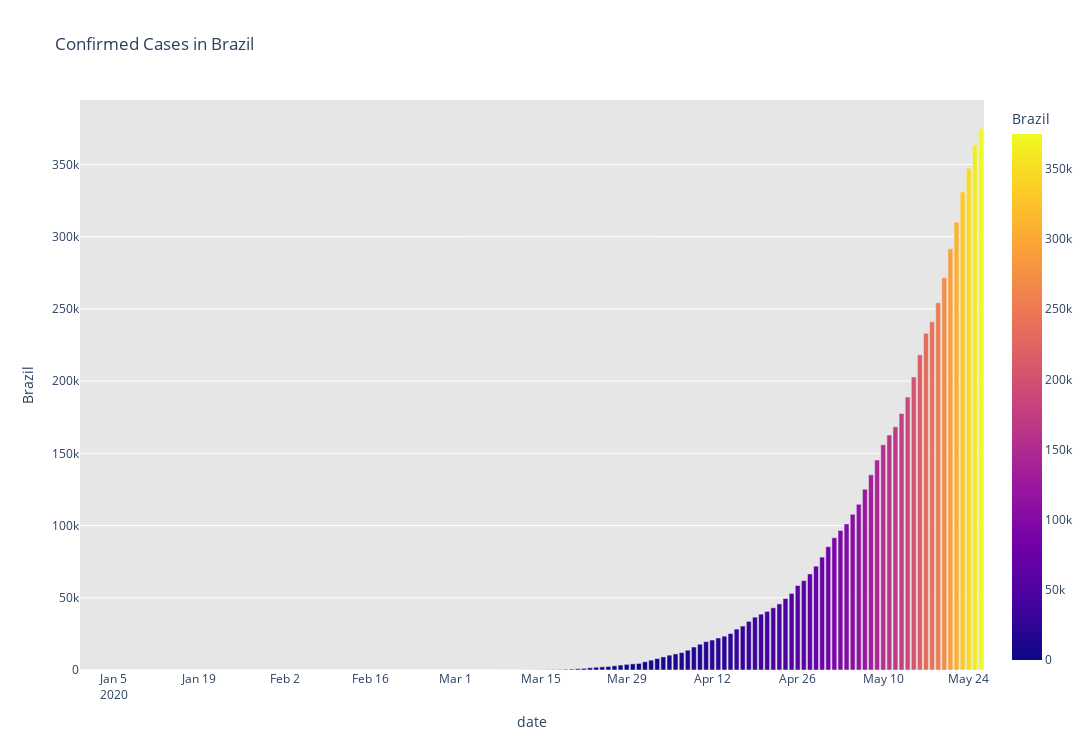

The code cell stored with this chart in its notebook:
### Code cell
# Cumulation cases in Brazil
fig = px.bar(dbd_World, x="date", y="Brazil", color='Brazil', orientation='v', height=750, width= 1500, title='Confirmed Cases in Brazil', color_discrete_sequence = px.colors.cyclical.IceFire)

fig.update_layout(plot_bgcolor='rgb(230, 230, 230)')
fig.show()

### Figure 1 — Plotly figure (JSON) as saved in the notebook; plotly's stock layout.template omitted (floating-point values rounded to 4 significant figures; data arrays with more than 128 entries replaced by an {"elided": "..."} marker saying what was removed)
{"data": [{"alignmentgroup": "True", "hovertemplate": "date=%{x}<br>Brazil=%{marker.color}<extra></extra>", "legendgroup": "", "marker": {"color": {"elided": "148 int values"}, "coloraxis": "coloraxis"}, "name": "", "offsetgroup": "", "orientation": "v", "showlegend": false, "textposition": "auto", "type": "bar", "x": {"elided": "148 str values"}, "xaxis": "x", "y": {"elided": "148 int values"}, "yaxis": "y"}], "layout": {"barmode": "relative", "coloraxis": {"colorbar": {"title": {"text": "Brazil"}}, "colorscale": [[0, "#0d0887"], [0.1111, "#46039f"], [0.2222, "#7201a8"], [0.3333, "#9c179e"], [0.4444, "#bd3786"], [0.5556, "#d8576b"], [0.6667, "#ed7953"], [0.7778, "#fb9f3a"], [0.8889, "#fdca26"], [1, "#f0f921"]]}, "height": 750, "legend": {"tracegroupgap": 0}, "plot_bgcolor": "rgb(230, 230, 230)", "title": {"text": "Confirmed Cases in Brazil"}, "width": 1500, "xaxis": {"anchor": "y", "domain": [0, 1], "title": {"text": "date"}}, "yaxis": {"anchor": "x", "domain": [0, 1], "title": {"text": "Brazil"}}}}
